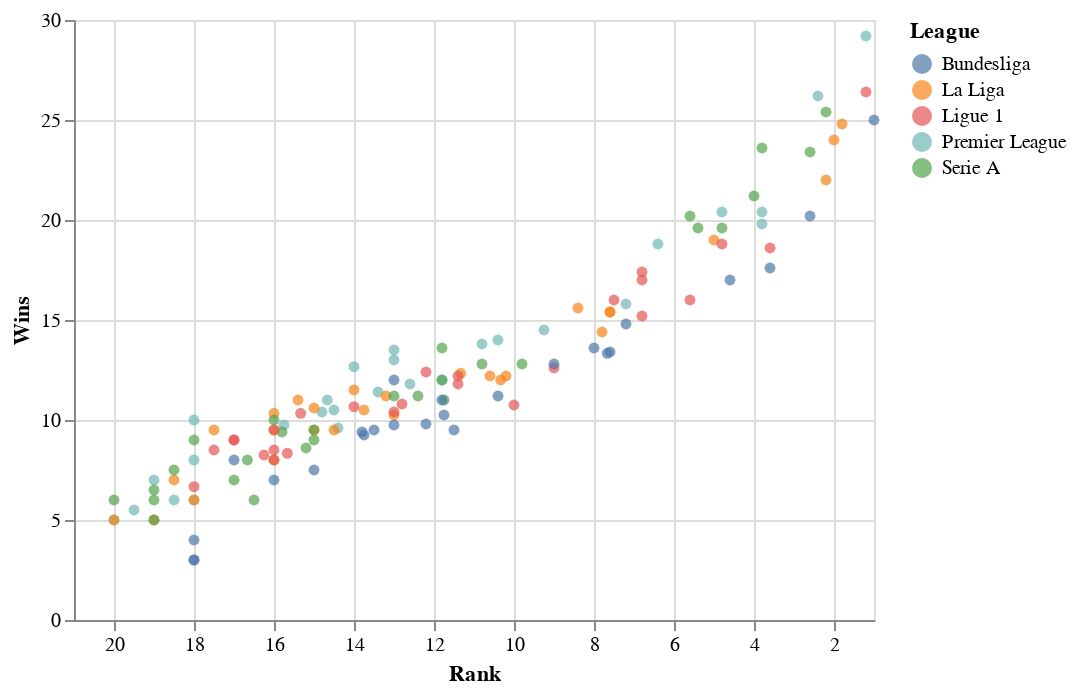

The code cell stored with this chart in its notebook:
### Code cell
#example visualization with one of those top factors
alt.Chart(df_avg).mark_circle().encode(
    x= alt.X('Rank', scale=alt.Scale(domain=(1,21),reverse=True)),
    y='Wins',
    color="League:N",
    tooltip = ["Team", 'Rank','League']
)

### Figure 1 — Vega-Lite specification as saved in the notebook (floating-point values rounded to 4 significant figures; data arrays with more than 128 entries replaced by an {"elided": "..."} marker saying what was removed)
{"config": {"view": {"continuousWidth": 400, "continuousHeight": 300}}, "data": {"name": "data-645913af058aded8d0e009189daafc0d"}, "mark": "circle", "encoding": {"color": {"field": "League", "type": "nominal"}, "tooltip": [{"field": "Team", "type": "nominal"}, {"field": "Rank", "type": "quantitative"}, {"field": "League", "type": "nominal"}], "x": {"field": "Rank", "scale": {"domain": [1, 21], "reverse": true}, "type": "quantitative"}, "y": {"field": "Wins", "type": "quantitative"}}, "$schema": "https://vega.github.io/schema/vega-lite/v4.17.0.json", "datasets": {"data-645913af058aded8d0e009189daafc0d": {"elided": "135 records"}}}
